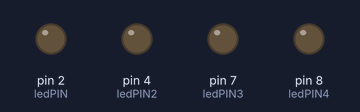
Recording of a sketch running on a simulated Arduino Uno, built with avr-gcc and run on an emulated ATmega328P. Shown: output pins drawn as LEDs (lit = HIGH). What the sketch prints to the serial monitor is not drawn.

Above: at 0.1 s.
At 120.1 s:
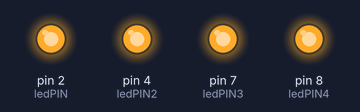
Timing chart, 0 to 121.6 s (numbered marks = the images above):
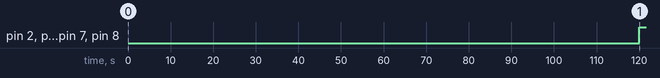

Measured:
- by itself, pin 2 (ledPIN), pin 4 (ledPIN2), pin 7 (ledPIN3), pin 8 (ledPIN4): LOW → HIGH at 120 s

The sketch:

CODIGO_BIOCUINIQUE_TIMER_ARDUINO.ino
```cpp
const int ledPIN = 2;
const int ledPIN2 = 4;
const int ledPIN3 = 7;
const int ledPIN4 = 8;
int contador=0;
void setup() {
  Serial.begin(9600);    //iniciar puerto serie
  pinMode(ledPIN , OUTPUT);  //definir pin como salida
  pinMode(ledPIN2 , OUTPUT);  //definir pin como salida
  pinMode(ledPIN3 , OUTPUT);  //definir pin como salida
  pinMode(ledPIN4 , OUTPUT);  //definir pin como salida

}

void loop(){
  Serial.println("HORA");
  digitalWrite(ledPIN , LOW);   // poner el Pin en HIGH
  digitalWrite(ledPIN2 , LOW);   // poner el Pin en HIGH
  digitalWrite(ledPIN3 , LOW);   // poner el Pin en HIGH
  digitalWrite(ledPIN4 , LOW);   // poner el Pin en HIGH
  delay(120000);                   // esperar 2 minutos 120000
  digitalWrite(ledPIN , HIGH);    // poner el Pin en LOW
  digitalWrite(ledPIN2 , HIGH);    // poner el Pin en LOW
  digitalWrite(ledPIN3 , HIGH);    // poner el Pin en LOW
  digitalWrite(ledPIN4 , HIGH);    // poner el Pin en LOW
  delay(7080000);                   // esperar 1 hora y 58 minutos(118 minutos) 7080000
  contador++;
  if(contador>=7){
    delay(36000000);    //esperar 12 horas para empezar el dia siguiente(720 minutos) 36000000
    contador=0;
  }

}
```
